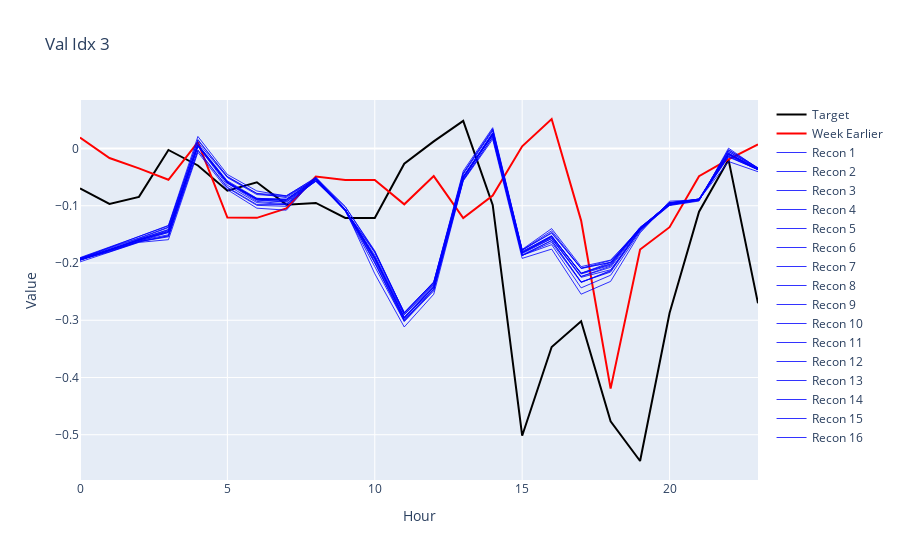

Notebook code for this chart:
### Code cell
fig = plot_val_sample_with_week_earlier(model, X, val_dataset, 3)
if fig: fig.show()
